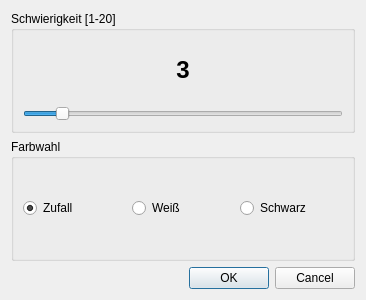
<?xml version="1.0" encoding="UTF-8"?>
<ui version="4.0">
 <class>Dialog</class>
 <widget class="QDialog" name="Dialog">
  <property name="geometry">
   <rect>
    <x>0</x>
    <y>0</y>
    <width>366</width>
    <height>300</height>
   </rect>
  </property>
  <property name="windowTitle">
   <string>Spiel Einstellungen</string>
  </property>
  <layout class="QVBoxLayout" name="verticalLayout">
   <item>
    <widget class="QGroupBox" name="groupBox_2">
     <property name="title">
      <string>Schwierigkeit [1-20]</string>
     </property>
     <layout class="QVBoxLayout" name="verticalLayout_2">
      <item>
       <widget class="QLabel" name="label">
        <property name="font">
         <font>
          <pointsize>20</pointsize>
          <weight>75</weight>
          <bold>true</bold>
         </font>
        </property>
        <property name="layoutDirection">
         <enum>Qt::RightToLeft</enum>
        </property>
        <property name="styleSheet">
         <string notr="true"/>
        </property>
        <property name="text">
         <string>&lt;html&gt;&lt;head/&gt;&lt;body&gt;&lt;p&gt;&lt;span style=&quot; font-size:18pt;&quot;&gt;3&lt;/span&gt;&lt;/p&gt;&lt;/body&gt;&lt;/html&gt;</string>
        </property>
        <property name="alignment">
         <set>Qt::AlignCenter</set>
        </property>
       </widget>
      </item>
      <item>
       <widget class="QSlider" name="horizontalSlider">
        <property name="cursor">
         <cursorShape>PointingHandCursor</cursorShape>
        </property>
        <property name="minimum">
         <number>1</number>
        </property>
        <property name="maximum">
         <number>20</number>
        </property>
        <property name="pageStep">
         <number>3</number>
        </property>
        <property name="value">
         <number>3</number>
        </property>
        <property name="orientation">
         <enum>Qt::Horizontal</enum>
        </property>
       </widget>
      </item>
     </layout>
    </widget>
   </item>
   <item>
    <widget class="QGroupBox" name="groupBox">
     <property name="font">
      <font>
       <weight>50</weight>
       <bold>false</bold>
      </font>
     </property>
     <property name="layoutDirection">
      <enum>Qt::LeftToRight</enum>
     </property>
     <property name="title">
      <string>Farbwahl</string>
     </property>
     <layout class="QHBoxLayout" name="horizontalLayout">
      <item>
       <widget class="QRadioButton" name="radioButton_3">
        <property name="font">
         <font>
          <weight>50</weight>
          <bold>false</bold>
         </font>
        </property>
        <property name="cursor">
         <cursorShape>PointingHandCursor</cursorShape>
        </property>
        <property name="text">
         <string>Zufall</string>
        </property>
        <property name="checked">
         <bool>true</bool>
        </property>
       </widget>
      </item>
      <item>
       <widget class="QRadioButton" name="radioButton_2">
        <property name="font">
         <font>
          <weight>50</weight>
          <bold>false</bold>
         </font>
        </property>
        <property name="cursor">
         <cursorShape>PointingHandCursor</cursorShape>
        </property>
        <property name="text">
         <string>Weiß</string>
        </property>
       </widget>
      </item>
      <item>
       <widget class="QRadioButton" name="radioButton">
        <property name="font">
         <font>
          <weight>50</weight>
          <bold>false</bold>
         </font>
        </property>
        <property name="cursor">
         <cursorShape>PointingHandCursor</cursorShape>
        </property>
        <property name="text">
         <string>Schwarz</string>
        </property>
       </widget>
      </item>
     </layout>
    </widget>
   </item>
   <item>
    <widget class="QDialogButtonBox" name="buttonBox">
     <property name="cursor">
      <cursorShape>PointingHandCursor</cursorShape>
     </property>
     <property name="locale">
      <locale language="German" country="Germany"/>
     </property>
     <property name="orientation">
      <enum>Qt::Horizontal</enum>
     </property>
     <property name="standardButtons">
      <set>QDialogButtonBox::Cancel|QDialogButtonBox::Ok</set>
     </property>
    </widget>
   </item>
  </layout>
  <action name="actionAccept">
   <property name="text">
    <string>Accept</string>
   </property>
  </action>
 </widget>
 <resources/>
 <connections>
  <connection>
   <sender>buttonBox</sender>
   <signal>accepted()</signal>
   <receiver>Dialog</receiver>
   <slot>accept()</slot>
   <hints>
    <hint type="sourcelabel">
     <x>248</x>
     <y>254</y>
    </hint>
    <hint type="destinationlabel">
     <x>157</x>
     <y>274</y>
    </hint>
   </hints>
  </connection>
  <connection>
   <sender>buttonBox</sender>
   <signal>rejected()</signal>
   <receiver>Dialog</receiver>
   <slot>reject()</slot>
   <hints>
    <hint type="sourcelabel">
     <x>316</x>
     <y>260</y>
    </hint>
    <hint type="destinationlabel">
     <x>286</x>
     <y>274</y>
    </hint>
   </hints>
  </connection>
  <connection>
   <sender>horizontalSlider</sender>
   <signal>sliderMoved(int)</signal>
   <receiver>label</receiver>
   <slot>setNum(int)</slot>
   <hints>
    <hint type="sourcelabel">
     <x>182</x>
     <y>112</y>
    </hint>
    <hint type="destinationlabel">
     <x>182</x>
     <y>68</y>
    </hint>
   </hints>
  </connection>
  <connection>
   <sender>horizontalSlider</sender>
   <signal>valueChanged(int)</signal>
   <receiver>label</receiver>
   <slot>setNum(int)</slot>
   <hints>
    <hint type="sourcelabel">
     <x>182</x>
     <y>112</y>
    </hint>
    <hint type="destinationlabel">
     <x>182</x>
     <y>68</y>
    </hint>
   </hints>
  </connection>
  <connection>
   <sender>buttonBox</sender>
   <signal>accepted()</signal>
   <receiver>actionAccept</receiver>
   <slot>trigger()</slot>
   <hints>
    <hint type="sourcelabel">
     <x>182</x>
     <y>278</y>
    </hint>
    <hint type="destinationlabel">
     <x>-1</x>
     <y>-1</y>
    </hint>
   </hints>
  </connection>
 </connections>
</ui>
